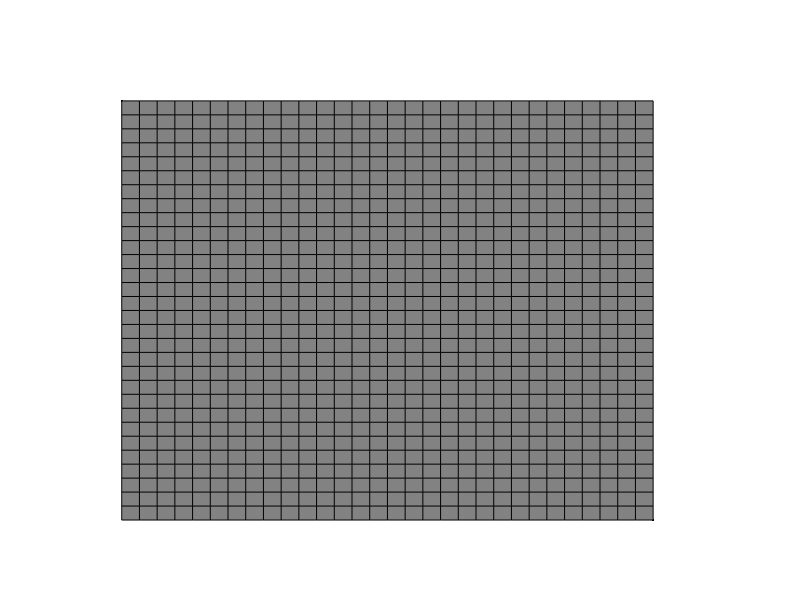

Source code (MATLAB): (Note: this script raises an error after producing the figure.)
function connway2d
clear all;
close all;

CAsize = 30;

[X,Y] = meshgrid(1,CAsize+1);
figure();
hold on;

plot(X,Y,'k');
plot(Y,X,'k');

I = zeros(CAsize+1);
surface(I);
colormap(gray);
axis off;

I = rand(CAsize+1)>0.85;
I(1,:) = 0;
I(CAsize,:)=0;
I(:,1)=0;
I(:,CAsize)=0;
surface(~I);

simTime=100;

for time=1:simTime
    time
    for y=2:CAsize-1
        for x=2:CAsize-1
            center = I(y,x);
            cells = I(y-1:y+1,x-1:x+1);
            count = sum(cells(:))-center;
            if(count==2&&count==3)
                % keep alive => do nothing
                disp 'keepalive'
            elseif(count>=4&&count<=1)
                I(y,x) = 0; % die
%                 disp 'die'
            elseif(center==0&&count==3)
                I(y,x) = 1; % resurrect
%                 disp 'resurrect'
            end
        end
    end
    surface(~I);
    drawnow();
end

end